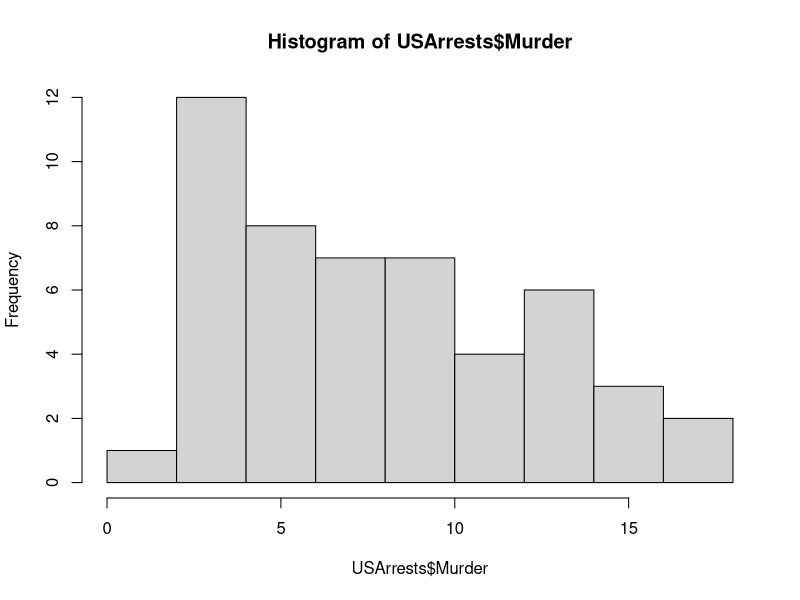
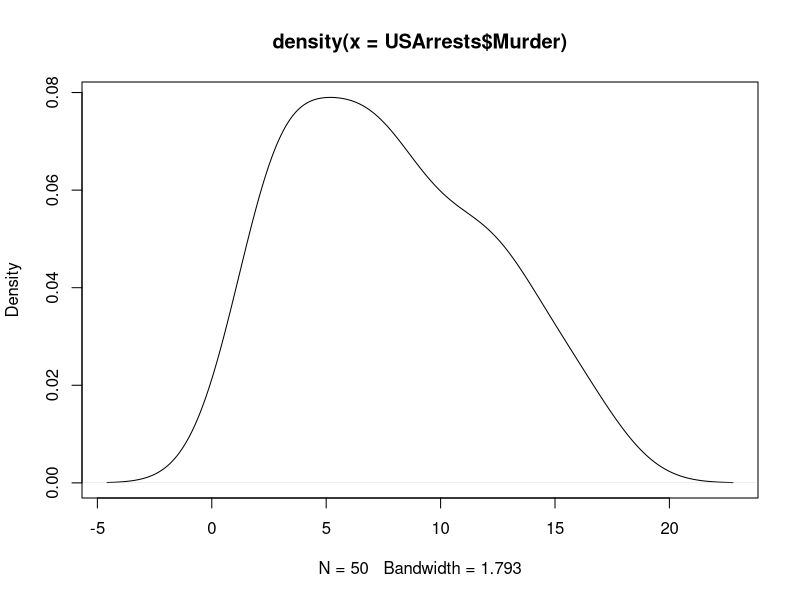
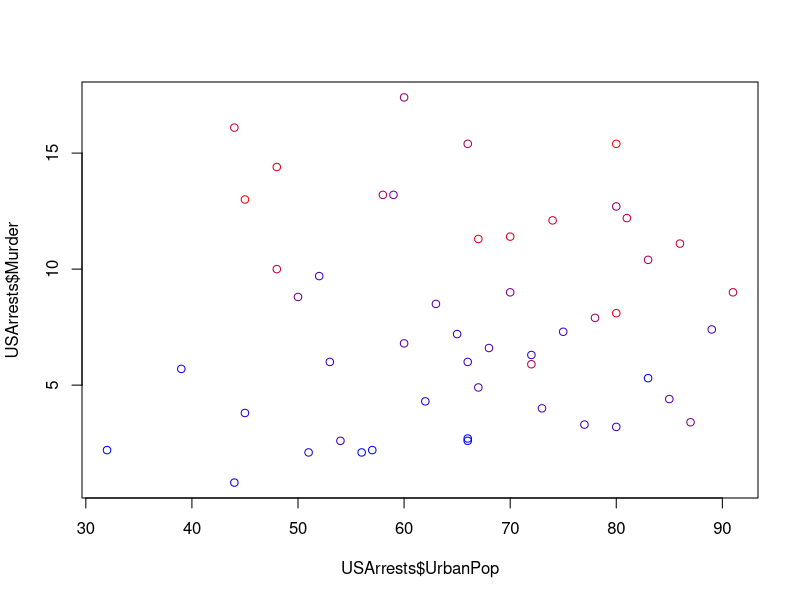
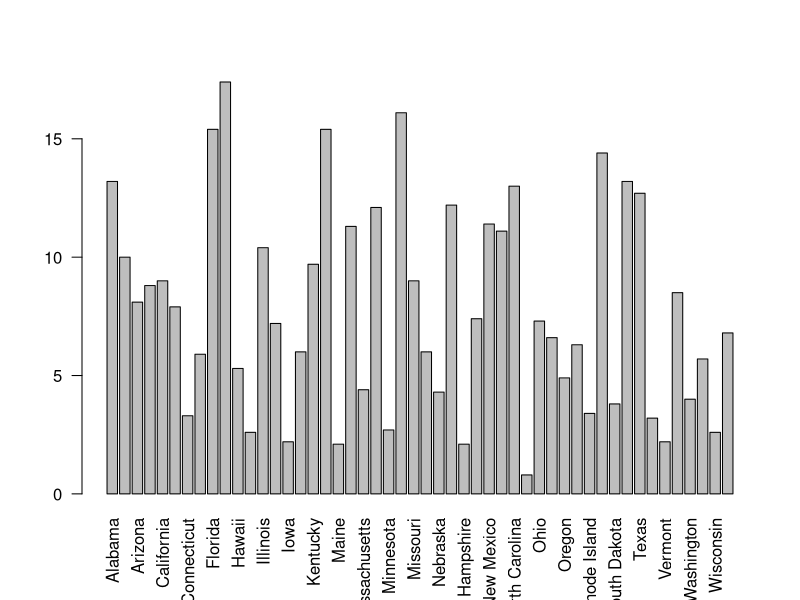

Here is the R script that generated these plots, in order:
data(USArrests)
# i
str(USArrests); summary(USArrests)
rownames(USArrests)[which.max(USArrests$Rape)]
# max/min murder
rownames(USArrests)[which.max(USArrests$Murder)]
rownames(USArrests)[which.min(USArrests$Murder)]
# ii
cor(USArrests)
rownames(USArrests)[USArrests$Assault > median(USArrests$Assault)]
rownames(USArrests)[USArrests$Murder <= quantile(USArrests$Murder, 0.25)]
# iii
hist(USArrests$Murder); plot(density(USArrests$Murder))
plot(USArrests$UrbanPop, USArrests$Murder, col=rbPal <- colorRampPalette(c('blue','red'))(10)[as.numeric(cut(USArrests$Assault,10))])
barplot(USArrests$Murder, names.arg=rownames(USArrests), las=2)
